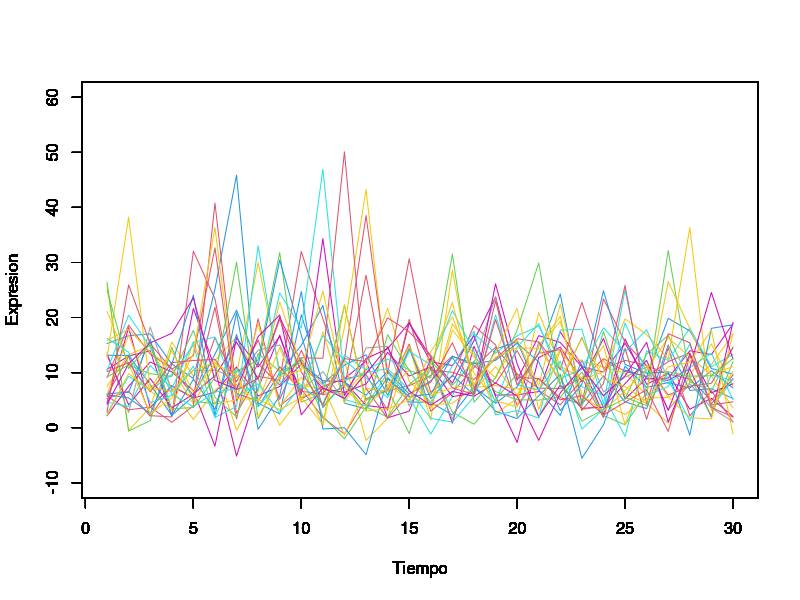
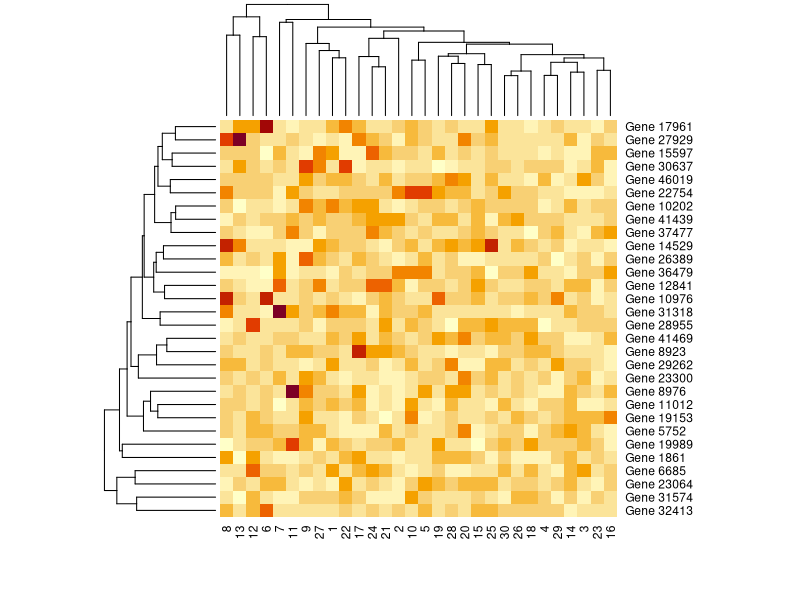
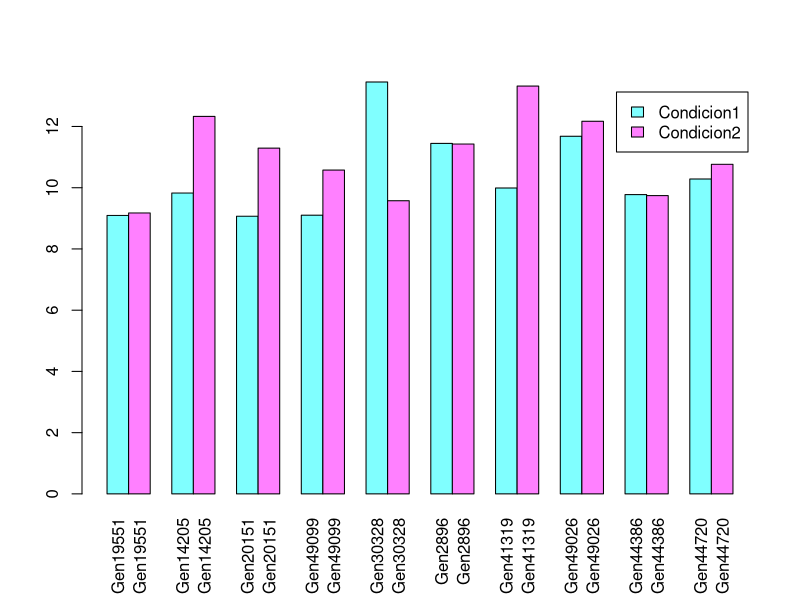
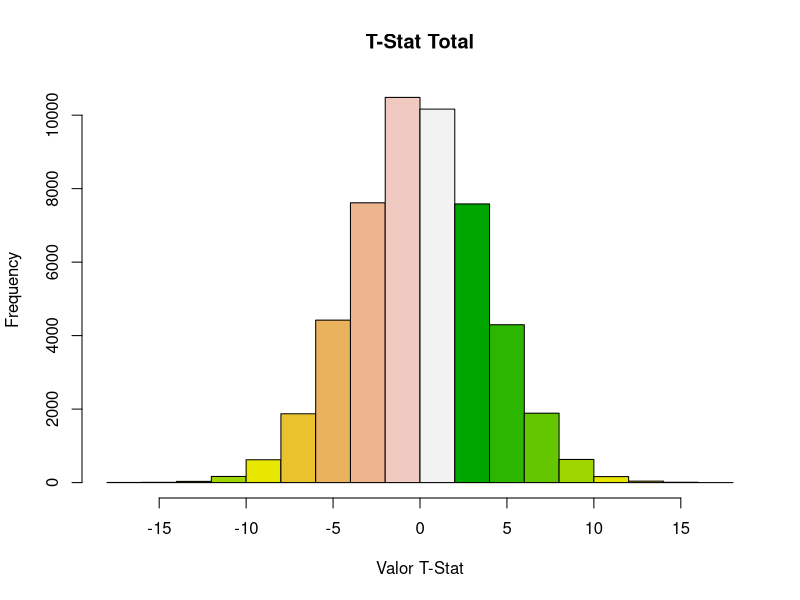
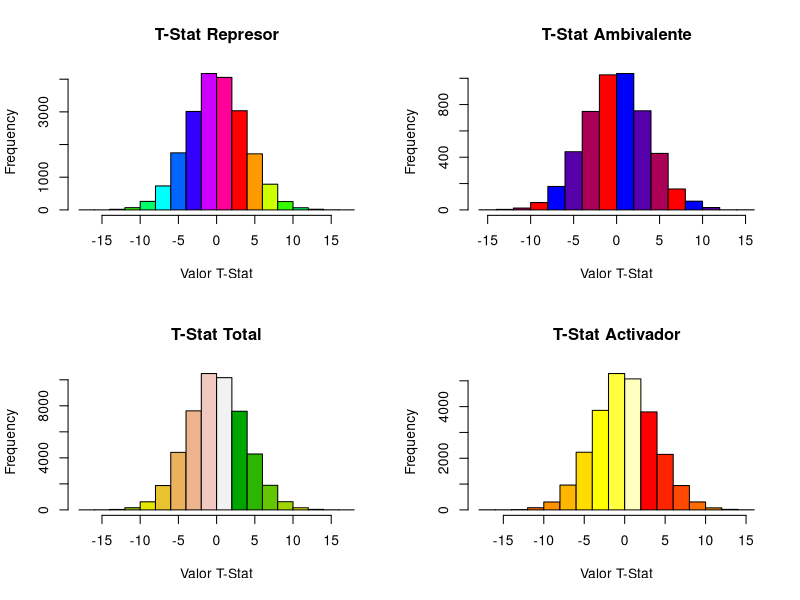
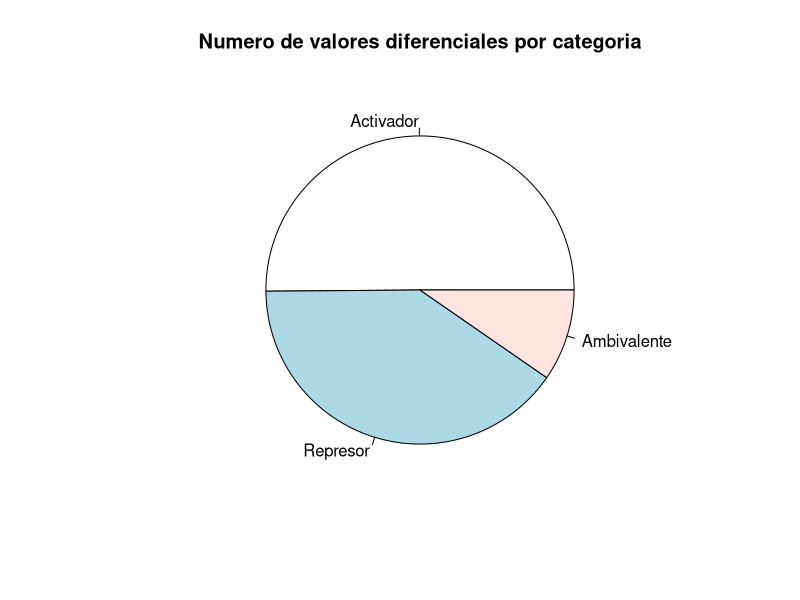
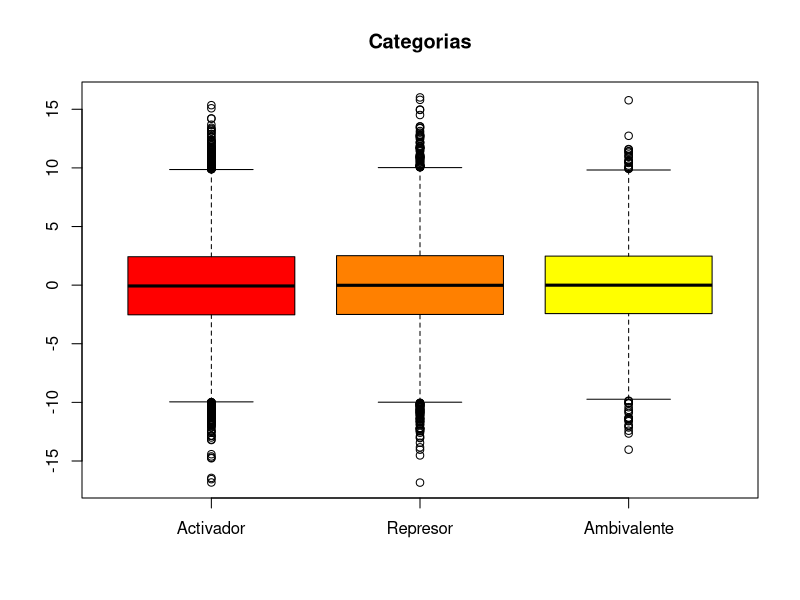

The R source for these figures, in order:
## ---- chunk 1
# En este bloque se crean vectores de trabajo y se asignan los valores de expresion. Cada pareja de genes tiene una M correspondiente la cual es utilizada para sacar
# los niveles de expresion de forma aleatoria.Tambien se prepara el espacio para imprimir
genes <- paste("Gene", 1:50000, sep = "")
categoria_genes <- sample(x = c("Activador", "Represor", "Ambivalente"), size = length(genes), replace = TRUE, prob = c(0.5, 0.4, 0.1))
M <- rgamma(n = length(genes), shape = 5, scale = 2)
val_expresion <- rnorm(n = length(M)*30, mean = M, sd = M/2)
colores <- colors()
def.par <- par(no.readonly = TRUE)

## ---- chunk 2
# En este bloque se eligen genes de manera aleatoria, y se grafican sus valores de expresion y su heatmap correspondiente. La funcion graficar_exp saca los valores de # expresion multiplicando el indice del gen aleatorio por 30 y por 30-29. Esto nos permite evitar crear mas variables.
random<- function(muestra, num_randoms){
  return(sample(1:length(muestra), num_randoms))
} 

graficar_exp <- function(index1, index2){
  plot(1:30, val_expresion[index1:index2], type = "l", xlim = NULL, ylim = c(-10,60), xlab = "Tiempo", ylab = "Expresion", col= random(colores, 30))
  par(new=T)
  return(val_expresion[index1:index2])
}

genes_random <- random(genes, 30)
val_exp_genes <- mapply(FUN = graficar_exp, index1=(genes_random*30)-29, index2=genes_random*30)
par(def.par)
heatmap(x = val_exp_genes, Rowv = 1:30, Colv = val_exp_genes, symm = TRUE, labRow = paste("Gene",genes_random, sep = " "))
## ---- chunk 3
# En este bloque se grafica el barplot. La funcion valores funciona casi igual a la descrita arriba con la diferencia de que no grafica ddirectamente. No es necesario 
# que grafique directamente ya que solo es una grafica, en la anterior eran 30 sobrepuestas. La funcion promedios_fun saca los promedios de cada condicion garcias a
# que se acomodan de tal forma en la que solo se tiene que sacar el promedio de cada columna.
valores <- function(index1, index2){
  return(val_expresion[index1:index2])

}

promedios_fun <- function(data, genes_sec){
  x <- `dim<-`(data, c(15,length(genes_sec)*2))
  return(apply(x, 2, mean))
}

genes_random <- random(genes, 10)
matriz_datos <- mapply(FUN = valores, index1=(genes_random*30)-29, index2=(genes_random*30))
promedios <- promedios_fun(matriz_datos, genes_random)
nombres <- rep(paste("Gen", genes_random, sep = ""), each = 2)
barplot(promedios, space = c(1,0), names.arg = nombres[1:20], las = 3, col = cm.colors(2), legend.text = c("Condicion1", "Condicion2"))
## ---- chunk 4
# En este bloque se sacan los t-stat para cada condicion, como los valores de cada expresion estan uno al lado de otro, se usa la funcion seq para separarlos.
promedio_total <- promedios_fun(val_expresion, genes)
condicion1 <- promedio_total[seq(from = 1, to = length(promedio_total), by = 2)]
condicion2 <- setdiff(promedio_total, condicion1)
tstat <- ((condicion1 - condicion2) / sqrt((var(condicion1)/14) + (var(condicion2)/14)))
nombres_genes_expdif <- genes[which(tstat %in% tstat[abs(tstat) > 3])]
write(nombres_genes_expdif, file = "nombres_genes_exp_diferencial.txt")
## ---- chunk 5
# Se asignan los t-stat para cada categoria de genes. Se sacan todos los indices de los t-stats y luego se emparejan con los indices de sus categorias correspondientes.
hist(x = tstat, col = terrain.colors(10), main = "T-Stat Total" ,xlab = "Valor T-Stat")
layout(matrix(c(3,1,4,2), 2, 2))
hist(x = tstat, col = terrain.colors(10), main = "T-Stat Total" ,xlab = "Valor T-Stat")
hist(x = tstat[which(categoria_genes %in% "Activador")], col = heat.colors(10), main  = "T-Stat Activador", xlab = "Valor T-Stat")
hist(x = tstat[which(categoria_genes %in% "Represor")], col = rainbow(10),  main  = "T-Stat Represor", xlab = "Valor T-Stat")
hist(x = tstat[which(categoria_genes %in% "Ambivalente")], col = colorRampPalette(c("blue", "red"))( 4 ),  main  = "T-Stat Ambivalente", xlab = "Valor T-Stat")
## ---- chunk 6
# Se imprimen las graficas con el mismo metodo descrito arriba. La funcion graficar_pie suma los t-stats con expresion diferencial para cada categoria y hace la grafica correspondiente.
indices_categorias <- categoria_genes[which(tstat %in% tstat[abs(tstat) > 3])]
grafica_pie <- function(categoria){
  pieX <- sum(indices_categorias == categoria)
  return(pieX)
}

par(def.par)
num_expdiff <- mapply(grafica_pie, c("Activador", "Represor", "Ambivalente"))
pie(num_expdiff, labels = c("Activador", "Represor", "Ambivalente"), main = "Numero de valores diferenciales por categoria")

boxplot(tstat[which(categoria_genes %in% "Activador")], tstat[which(categoria_genes %in% "Represor")], tstat[which(categoria_genes %in% "Ambivalente")], names  = c("Activador", "Represor", "Ambivalente"), col = rainbow(12), main = "Categorias")
